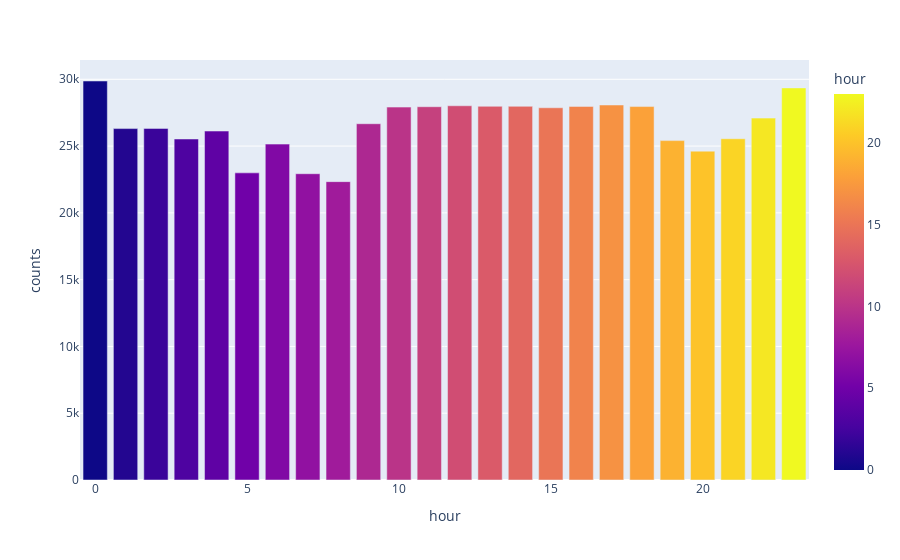

Write notebook code for a chart like this one.
### Code cell
df_hour = df.groupby(by=["hour"]).size().reset_index(name="counts")
px.bar(data_frame=df_hour, x="hour", y="counts", color="hour", barmode="group")

### Figure 1 — Plotly figure (JSON) as saved in the notebook; plotly's stock layout.template omitted (floating-point values rounded to 4 significant figures)
{"data": [{"alignmentgroup": "True", "hovertemplate": "hour=%{marker.color}<br>counts=%{y}<extra></extra>", "legendgroup": "", "marker": {"color": [0, 1, 2, 3, 4, 5, 6, 7, 8, 9, 10, 11, 12, 13, 14, 15, 16, 17, 18, 19, 20, 21, 22, 23], "coloraxis": "coloraxis", "pattern": {"shape": ""}}, "name": "", "offsetgroup": "", "orientation": "v", "showlegend": false, "textposition": "auto", "type": "bar", "x": [0, 1, 2, 3, 4, 5, 6, 7, 8, 9, 10, 11, 12, 13, 14, 15, 16, 17, 18, 19, 20, 21, 22, 23], "xaxis": "x", "y": [29872, 26310, 26323, 25530, 26125, 22995, 25147, 22930, 22337, 26673, 27918, 27946, 28017, 27977, 27976, 27868, 27972, 28075, 27958, 25410, 24620, 25549, 27093, 29355], "yaxis": "y"}], "layout": {"barmode": "group", "coloraxis": {"colorbar": {"title": {"text": "hour"}}, "colorscale": [[0, "#0d0887"], [0.1111, "#46039f"], [0.2222, "#7201a8"], [0.3333, "#9c179e"], [0.4444, "#bd3786"], [0.5556, "#d8576b"], [0.6667, "#ed7953"], [0.7778, "#fb9f3a"], [0.8889, "#fdca26"], [1, "#f0f921"]]}, "legend": {"tracegroupgap": 0}, "margin": {"t": 60}, "xaxis": {"anchor": "y", "domain": [0, 1], "title": {"text": "hour"}}, "yaxis": {"anchor": "x", "domain": [0, 1], "title": {"text": "counts"}}}}
